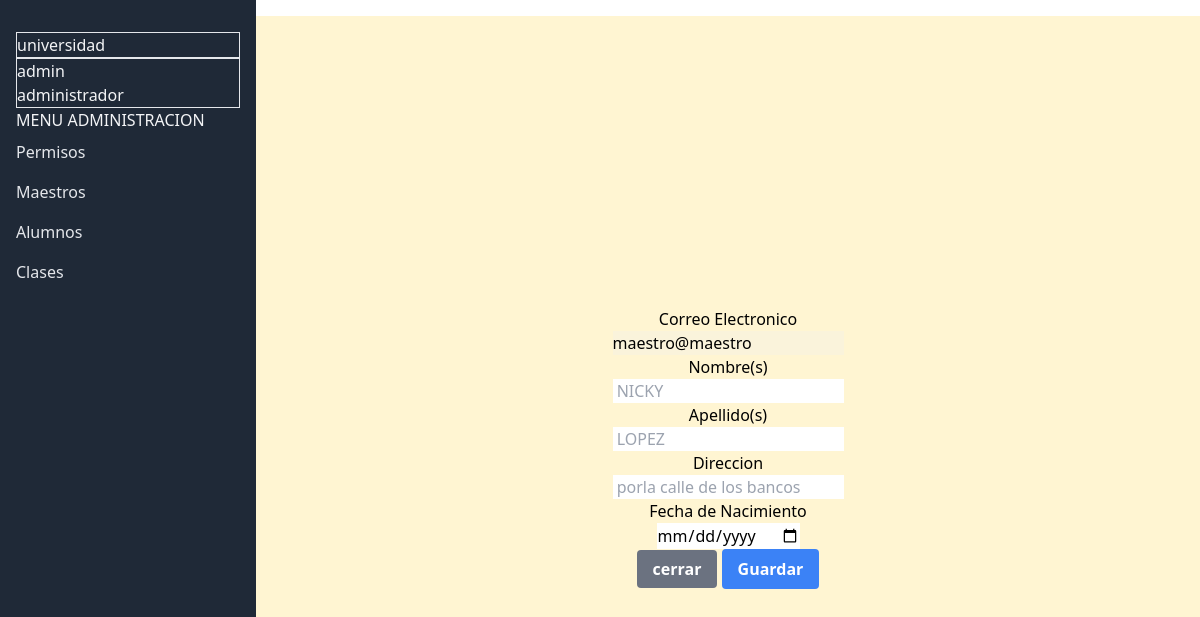
Before: /admin/maestros/edit?id=9 with the older database file.
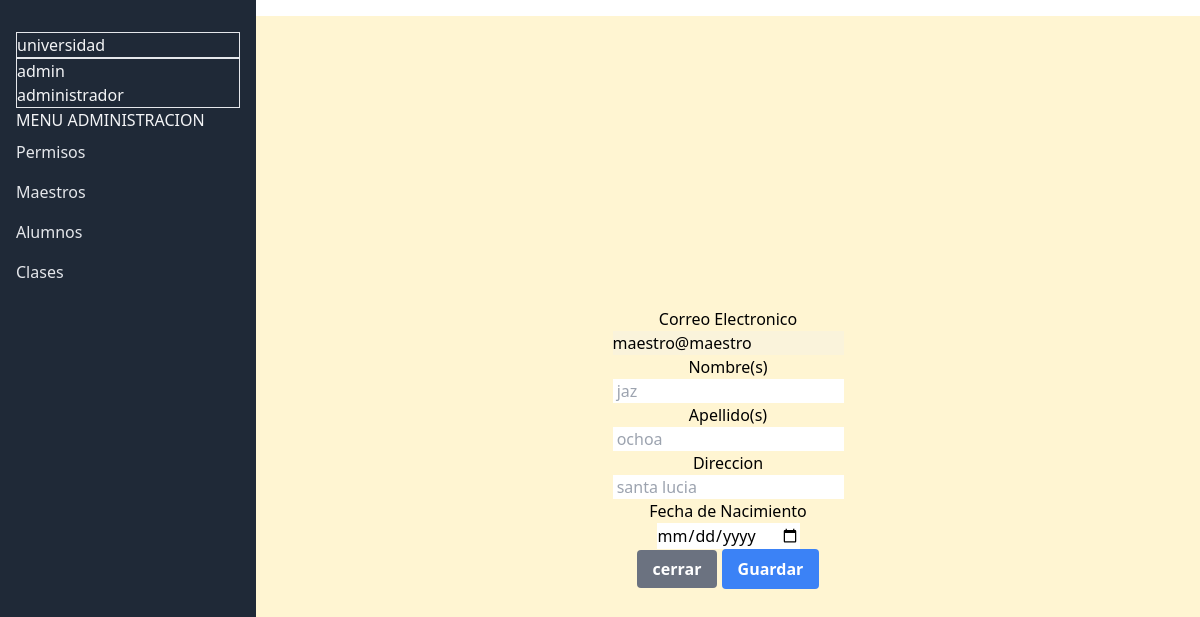
After: the same page with the newer database file.
### tables this page shows
CREATE TABLE `usuarios` (
  `id` int(11) NOT NULL AUTO_INCREMENT,
  `correo` varchar(100) DEFAULT NULL,
  `password` varchar(250) DEFAULT NULL,
  `nombre` varchar(100) DEFAULT NULL,
  `apellido` varchar(100) DEFAULT NULL,
  `direccion` varchar(100) DEFAULT NULL,
  `fecha_nac` date DEFAULT NULL,
  `rol` int(11) DEFAULT NULL,
  `id_materias` int(11) DEFAULT NULL,
  PRIMARY KEY (`id`),
  KEY `usuarios_FK` (`rol`),
  KEY `usuarios_FK_1` (`id_materias`),
  CONSTRAINT `usuarios_FK` FOREIGN KEY (`rol`) REFERENCES `roles` (`id_rol`),
  CONSTRAINT `usuarios_FK_1` FOREIGN KEY (`id_materias`) REFERENCES `materia` (`id`)
);

### Controllers/AdminController.php (called while the page is built, shortened)
<?php
class AdminController
{
    protected $model;
    public function __construct()
    {
        $this->model = new User();
    }
    public function editmaestros($id)
    {
        $data = $this->model->find($id);
        include $_SERVER["DOCUMENT_ROOT"] . "/views/admin/edit_maestro.php";
    }
}

### config/database.php (called while the page is built)
<?php
return [
    "host" => "localhost",
    "dbname" => "universidad",
    "username" => "root",
    "password" => ""
];

### Models/Mode.php (called while the page is built, shortened)
<?php
class Model
{
    private $db;
    protected $table;
    public function __construct()
    {
        $config = include($_SERVER["DOCUMENT_ROOT"] . "/config/database.php");
        try {
            $this->db = new mysqli(
                $config["host"],
                $config["username"],
                $config["password"],
                $config["dbname"]
            );
        } catch (mysqli_sql_exception $e) {
            echo "Error: " . $e->getMessage();
        }
    }
    public function find($id)
    {
        $res = $this->db->query("select * from {$this->table} where id = $id");
        $data = $res->fetch_assoc();
        return $data;
    }
}

### views/admin/edit_maestro.php (the view, shortened to what this page needs)
<!DOCTYPE html>
<html lang="en">
<head>
    <script src="https://cdn.tailwindcss.com"></script>
</head>
<body>
    <div class="flex">
        <div class="bg-gray-800 text-gray-100 w-64 px-4 py-8 h-screen">
            <div class=" border border-b-1 space-y-10">
                <h1> universidad</h1>
            </div>
            <div class=" border border-b-1">
                <p>admin</p>
                <p>administrador</p>
            </div>
            <div>
                <nav>
                    <p>MENU ADMINISTRACION </p>
                    <a href="/admin/permisos" class="block py-2 text-gray-200 hover:bg-gray-700 hover:text-white">
                        Permisos</a>
                    <a href="/admin/maestros" class="block py-2 text-gray-200 hover:bg-gray-700 hover:text-white">
                        Maestros</a>
                    <a href="/admin/alumnos" class="block py-2 text-gray-200 hover:bg-gray-700 hover:text-white">
                        Alumnos</a>
                    <a href="/admin/clases" class="block py-2 text-gray-200 hover:bg-gray-700 hover:text-white">
                        Clases</a>
                </nav>
            </div>
        </div>
        <div class="pt-4 flex-1">
            <form action="/admin/maestro/editar" method="post">
                <div class=" flex  flex-col  items-center justify-center h-screen bg-[#fff5d2]">
                    <label for="">Correo Electronico</label>
                    <input type="text" disabled value="<?= $data['correo'] ?> " name="correo">
                    <label for="">Nombre(s) </label>
                    <input type="text" placeholder=" <?= $data['nombre'] ?>" name="nombre">
                    <label for="">Apellido(s) </label>
                    <input type="text" placeholder=" <?= $data['apellido'] ?>" name="apellido">
                    <label for="">Direccion</label>
                    <input type="text" placeholder=" <?= $data['direccion'] ?>" name="direccion">
                    <label for="">Fecha de Nacimiento</label>
                    <input type="date" placeholder=" <?= $data['fecha_nac'] ?>" name="fecha_nac">
                    <div>
                        <a class="bg-gray-500 text-white font-bold py-2 px-4 rounded" href="/admin/maestros"> cerrar</a>
                        <button class="bg-blue-500 text-white font-bold py-2 px-4 rounded" type="submit">Guardar</button>
                    </div>
                </div>
            </form>
        </div>
</body>
</html>

Changed rows visible on the page:
changed usuarios "maestro@maestro": nombre "NICKY" → "jaz"; apellido "LOPEZ" → "ochoa"; direccion "porla calle de los bancos" → "santa lucia"
